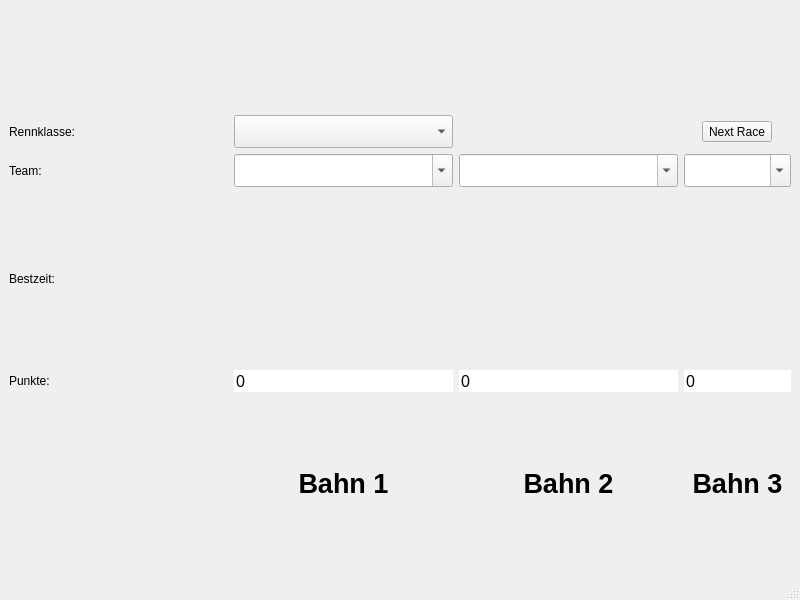
<?xml version="1.0" encoding="UTF-8"?>
<ui version="4.0">
 <class>MainWindow</class>
 <widget class="QMainWindow" name="MainWindow">
  <property name="geometry">
   <rect>
    <x>0</x>
    <y>0</y>
    <width>800</width>
    <height>600</height>
   </rect>
  </property>
  <property name="sizePolicy">
   <sizepolicy hsizetype="Preferred" vsizetype="Preferred">
    <horstretch>0</horstretch>
    <verstretch>0</verstretch>
   </sizepolicy>
  </property>
  <property name="windowTitle">
   <string>SolarMobil Deutschland Rennsteuerung</string>
  </property>
  <widget class="QWidget" name="centralwidget">
   <property name="sizePolicy">
    <sizepolicy hsizetype="Preferred" vsizetype="Preferred">
     <horstretch>0</horstretch>
     <verstretch>0</verstretch>
    </sizepolicy>
   </property>
   <property name="windowTitle">
    <string>SolarMobil Deutschland Rennsteuerung</string>
   </property>
   <layout class="QVBoxLayout" name="verticalLayout">
    <property name="sizeConstraint">
     <enum>QLayout::SetMinAndMaxSize</enum>
    </property>
    <item>
     <layout class="QHBoxLayout" name="logoLayout">
      <property name="sizeConstraint">
       <enum>QLayout::SetMinAndMaxSize</enum>
      </property>
      <item>
       <spacer name="logo_spacer1">
        <property name="orientation">
         <enum>Qt::Horizontal</enum>
        </property>
        <property name="sizeHint" stdset="0">
         <size>
          <width>20</width>
          <height>10</height>
         </size>
        </property>
       </spacer>
      </item>
      <item>
       <widget class="ScaledImageLabel" name="smd">
        <property name="sizePolicy">
         <sizepolicy hsizetype="Preferred" vsizetype="Preferred">
          <horstretch>0</horstretch>
          <verstretch>0</verstretch>
         </sizepolicy>
        </property>
        <property name="maximumSize">
         <size>
          <width>16777215</width>
          <height>100</height>
         </size>
        </property>
        <property name="text">
         <string/>
        </property>
        <property name="pixmap">
         <pixmap resource="resources.qrc">:/logo/smd.png</pixmap>
        </property>
        <property name="scaledContents">
         <bool>true</bool>
        </property>
       </widget>
      </item>
      <item>
       <spacer name="logo_spacer2">
        <property name="orientation">
         <enum>Qt::Horizontal</enum>
        </property>
        <property name="sizeHint" stdset="0">
         <size>
          <width>20</width>
          <height>10</height>
         </size>
        </property>
       </spacer>
      </item>
      <item>
       <widget class="ScaledImageLabel" name="vde">
        <property name="sizePolicy">
         <sizepolicy hsizetype="Preferred" vsizetype="Preferred">
          <horstretch>0</horstretch>
          <verstretch>0</verstretch>
         </sizepolicy>
        </property>
        <property name="maximumSize">
         <size>
          <width>16777215</width>
          <height>100</height>
         </size>
        </property>
        <property name="text">
         <string/>
        </property>
        <property name="textFormat">
         <enum>Qt::AutoText</enum>
        </property>
        <property name="pixmap">
         <pixmap resource="resources.qrc">:/logo/vde.png</pixmap>
        </property>
        <property name="scaledContents">
         <bool>true</bool>
        </property>
       </widget>
      </item>
      <item>
       <spacer name="logo_spacer3">
        <property name="orientation">
         <enum>Qt::Horizontal</enum>
        </property>
        <property name="sizeHint" stdset="0">
         <size>
          <width>20</width>
          <height>10</height>
         </size>
        </property>
       </spacer>
      </item>
     </layout>
    </item>
    <item>
     <layout class="QGridLayout" name="gridLayout">
      <item row="4" column="1">
       <widget class="QLabel" name="label_track1">
        <property name="font">
         <font>
          <pointsize>20</pointsize>
          <weight>75</weight>
          <bold>true</bold>
         </font>
        </property>
        <property name="text">
         <string>Bahn 1</string>
        </property>
        <property name="alignment">
         <set>Qt::AlignCenter</set>
        </property>
       </widget>
      </item>
      <item row="0" column="0">
       <widget class="QLabel" name="label_race_class">
        <property name="text">
         <string>Rennklasse:</string>
        </property>
       </widget>
      </item>
      <item row="1" column="0">
       <widget class="QLabel" name="label_team">
        <property name="text">
         <string>Team:</string>
        </property>
       </widget>
      </item>
      <item row="2" column="0">
       <widget class="QLabel" name="label_best_time">
        <property name="text">
         <string>Bestzeit:</string>
        </property>
       </widget>
      </item>
      <item row="4" column="2">
       <widget class="QLabel" name="label_track2">
        <property name="font">
         <font>
          <pointsize>20</pointsize>
          <weight>75</weight>
          <bold>true</bold>
         </font>
        </property>
        <property name="text">
         <string>Bahn 2</string>
        </property>
        <property name="alignment">
         <set>Qt::AlignCenter</set>
        </property>
       </widget>
      </item>
      <item row="3" column="0">
       <widget class="QLabel" name="label_points">
        <property name="text">
         <string>Punkte:</string>
        </property>
       </widget>
      </item>
      <item row="4" column="3">
       <widget class="QLabel" name="label_track3">
        <property name="font">
         <font>
          <pointsize>20</pointsize>
          <weight>75</weight>
          <bold>true</bold>
         </font>
        </property>
        <property name="text">
         <string>Bahn 3</string>
        </property>
        <property name="alignment">
         <set>Qt::AlignCenter</set>
        </property>
       </widget>
      </item>
      <item row="0" column="1">
       <widget class="QComboBox" name="race_class_combo">
        <property name="font">
         <font>
          <pointsize>16</pointsize>
         </font>
        </property>
       </widget>
      </item>
      <item row="1" column="1">
       <widget class="TeamComboBox" name="team_combobox_1">
        <property name="font">
         <font>
          <pointsize>16</pointsize>
         </font>
        </property>
        <property name="editable">
         <bool>true</bool>
        </property>
       </widget>
      </item>
      <item row="1" column="2">
       <widget class="TeamComboBox" name="team_combobox_2">
        <property name="font">
         <font>
          <pointsize>16</pointsize>
         </font>
        </property>
        <property name="editable">
         <bool>true</bool>
        </property>
       </widget>
      </item>
      <item row="1" column="3">
       <widget class="TeamComboBox" name="team_combobox_3">
        <property name="font">
         <font>
          <pointsize>16</pointsize>
         </font>
        </property>
        <property name="editable">
         <bool>true</bool>
        </property>
       </widget>
      </item>
      <item row="3" column="1">
       <widget class="QSpinBox" name="points_1">
        <property name="font">
         <font>
          <pointsize>12</pointsize>
         </font>
        </property>
        <property name="frame">
         <bool>false</bool>
        </property>
        <property name="readOnly">
         <bool>true</bool>
        </property>
        <property name="buttonSymbols">
         <enum>QAbstractSpinBox::NoButtons</enum>
        </property>
       </widget>
      </item>
      <item row="3" column="2">
       <widget class="QSpinBox" name="points_2">
        <property name="font">
         <font>
          <pointsize>12</pointsize>
         </font>
        </property>
        <property name="frame">
         <bool>false</bool>
        </property>
        <property name="readOnly">
         <bool>true</bool>
        </property>
        <property name="buttonSymbols">
         <enum>QAbstractSpinBox::NoButtons</enum>
        </property>
       </widget>
      </item>
      <item row="3" column="3">
       <widget class="QSpinBox" name="points_3">
        <property name="font">
         <font>
          <pointsize>12</pointsize>
         </font>
        </property>
        <property name="frame">
         <bool>false</bool>
        </property>
        <property name="readOnly">
         <bool>true</bool>
        </property>
        <property name="buttonSymbols">
         <enum>QAbstractSpinBox::NoButtons</enum>
        </property>
       </widget>
      </item>
      <item row="0" column="3">
       <layout class="QHBoxLayout" name="horizontalLayout">
        <item>
         <widget class="QToolButton" name="next_race_button">
          <property name="text">
           <string>Next Race</string>
          </property>
         </widget>
        </item>
       </layout>
      </item>
     </layout>
    </item>
   </layout>
  </widget>
  <widget class="QMenuBar" name="menubar">
   <property name="geometry">
    <rect>
     <x>0</x>
     <y>0</y>
     <width>800</width>
     <height>22</height>
    </rect>
   </property>
  </widget>
  <widget class="QStatusBar" name="statusbar"/>
 </widget>
 <customwidgets>
  <customwidget>
   <class>ScaledImageLabel</class>
   <extends>QLabel</extends>
   <header>gui.widgets</header>
  </customwidget>
  <customwidget>
   <class>TeamComboBox</class>
   <extends>QComboBox</extends>
   <header>gui.widgets</header>
  </customwidget>
 </customwidgets>
 <resources>
  <include location="resources.qrc"/>
 </resources>
 <connections/>
</ui>
